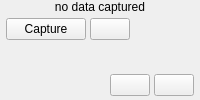
<?xml version="1.0" encoding="UTF-8"?>
<ui version="4.0">
 <class>ColCapture</class>
 <widget class="QWidget" name="ColCapture">
  <property name="minimumWidth"><number>220</number></property>
  <layout class="QVBoxLayout" name="layout_root">
   <property name="spacing"><number>0</number></property>
   <property name="leftMargin"><number>0</number></property>
   <property name="topMargin"><number>0</number></property>
   <property name="rightMargin"><number>0</number></property>
   <property name="bottomMargin"><number>0</number></property>
   <item>
    <widget class="QLabel" name="lbl_capture_image">
     <property name="text"><string>no data captured</string></property>
     <property name="alignment"><set>Qt::AlignCenter</set></property>
     <property name="minimumHeight"><number>180</number></property>
     <property name="maximumHeight"><number>220</number></property>
    </widget>
   </item>
   <item>
    <widget class="QWidget" name="wt_toolbar_top">
     <property name="minimumHeight"><number>44</number></property>
     <property name="maximumHeight"><number>44</number></property>
     <layout class="QHBoxLayout" name="toolbar_top_layout">
      <property name="spacing"><number>4</number></property>
      <property name="leftMargin"><number>6</number></property>
      <property name="topMargin"><number>4</number></property>
      <property name="rightMargin"><number>6</number></property>
      <property name="bottomMargin"><number>4</number></property>
      <item>
       <widget class="QPushButton" name="btn_capture">
        <property name="text"><string>Capture</string></property>
        <property name="minimumHeight"><number>32</number></property>
       </widget>
      </item>
      <item>
       <widget class="QPushButton" name="btn_save_capture">
        <property name="text"><string/></property>
        <property name="toolTip"><string>Save log</string></property>
        <property name="minimumWidth"><number>32</number></property>
        <property name="maximumWidth"><number>32</number></property>
        <property name="minimumHeight"><number>32</number></property>
        <property name="maximumHeight"><number>32</number></property>
       </widget>
      </item>
      <item>
       <spacer>
        <property name="orientation"><enum>Qt::Horizontal</enum></property>
        <property name="sizeHint" stdset="0"><size><width>10</width><height>1</height></size></property>
       </spacer>
      </item>
     </layout>
    </widget>
   </item>
   <item>
    <widget class="QLabel" name="lbl_log">
     <property name="text"><string/></property>
     <property name="alignment"><set>Qt::AlignTop|Qt::AlignLeft</set></property>
     <property name="wordWrap"><bool>true</bool></property>
    </widget>
   </item>
   <item>
    <spacer>
     <property name="orientation"><enum>Qt::Vertical</enum></property>
     <property name="sizeHint" stdset="0"><size><width>1</width><height>1</height></size></property>
    </spacer>
   </item>
   <item>
    <widget class="QWidget" name="wt_toolbar_bottom">
     <property name="minimumHeight"><number>44</number></property>
     <property name="maximumHeight"><number>44</number></property>
     <layout class="QHBoxLayout" name="toolbar_bottom_layout">
      <property name="spacing"><number>4</number></property>
      <property name="leftMargin"><number>6</number></property>
      <property name="topMargin"><number>4</number></property>
      <property name="rightMargin"><number>6</number></property>
      <property name="bottomMargin"><number>4</number></property>
      <item>
       <spacer>
        <property name="orientation"><enum>Qt::Horizontal</enum></property>
        <property name="sizeHint" stdset="0"><size><width>10</width><height>1</height></size></property>
       </spacer>
      </item>
      <item>
       <widget class="QPushButton" name="btn_clear_log">
        <property name="text"><string/></property>
        <property name="toolTip"><string>Clear log</string></property>
        <property name="minimumWidth"><number>32</number></property>
        <property name="maximumWidth"><number>32</number></property>
        <property name="minimumHeight"><number>32</number></property>
        <property name="maximumHeight"><number>32</number></property>
       </widget>
      </item>
      <item>
       <widget class="QPushButton" name="btn_copy_log">
        <property name="text"><string/></property>
        <property name="toolTip"><string>Copy log</string></property>
        <property name="minimumWidth"><number>32</number></property>
        <property name="maximumWidth"><number>32</number></property>
        <property name="minimumHeight"><number>32</number></property>
        <property name="maximumHeight"><number>32</number></property>
       </widget>
      </item>
     </layout>
    </widget>
   </item>
  </layout>
 </widget>
 <resources/>
 <connections/>
</ui>
